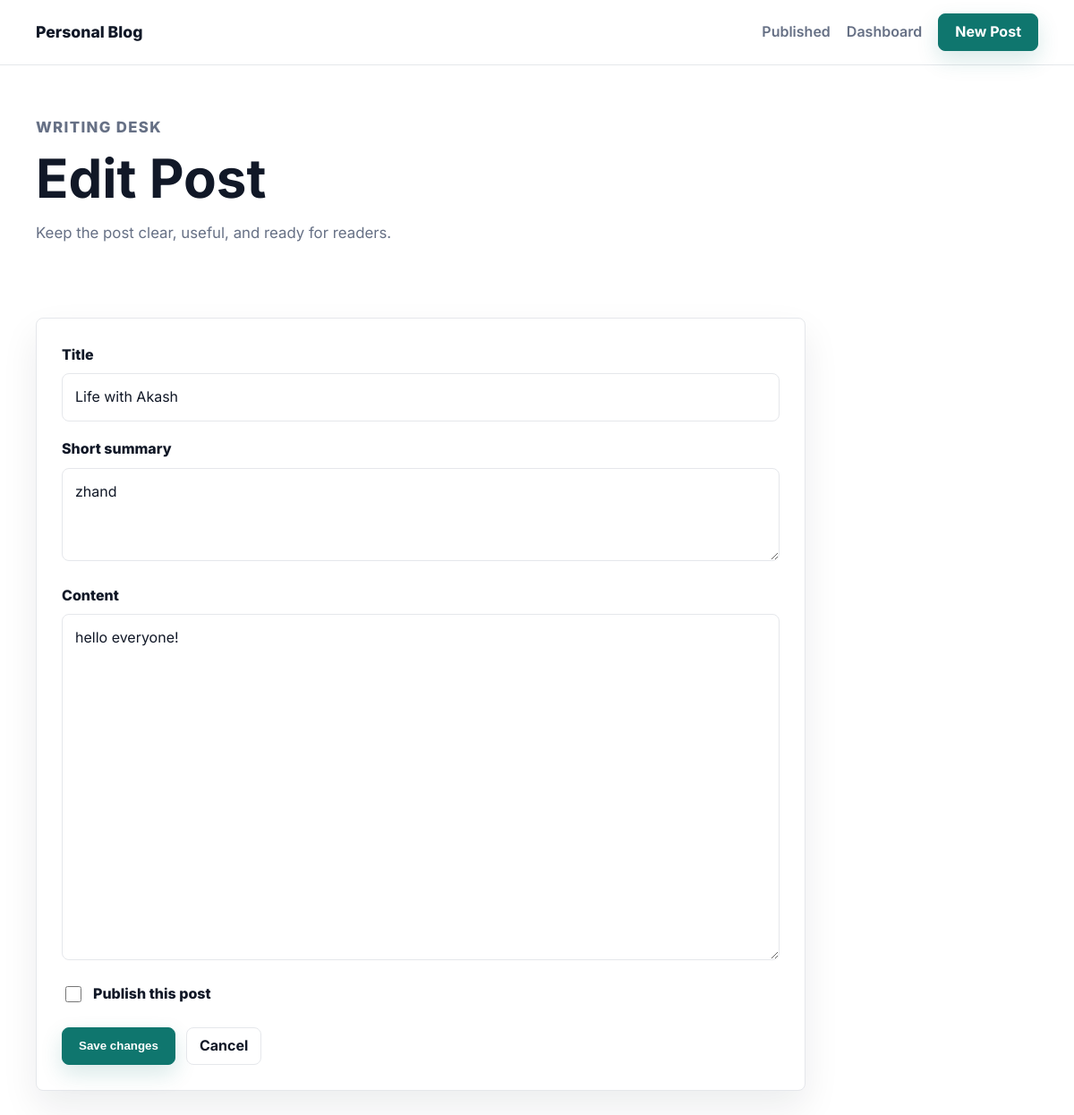
The page /posts/1/edit on the database its author committed.
### tables this page shows
CREATE TABLE posts (
                id INTEGER PRIMARY KEY AUTOINCREMENT,
                title TEXT NOT NULL,
                summary TEXT NOT NULL,
                content TEXT NOT NULL,
                is_published INTEGER NOT NULL DEFAULT 0,
                created_at TEXT NOT NULL,
                updated_at TEXT NOT NULL,
                published_at TEXT
            );

### Blog Site/app.py (the view, shortened to what this page needs)
@app.route("/posts/<int:post_id>/edit", methods=("GET", "POST"))
def edit_post(post_id):
    post = get_post(post_id)
    return render_template(
        "post_form.html",
        post=post,
        page_title="Edit Post",
        button_label="Save changes",
    )

### Blog Site/app.py (called while the page is built)
def get_db_connection():
    connection = sqlite3.connect(DATABASE)
    connection.row_factory = sqlite3.Row
    return connection

def init_db():
    with get_db_connection() as connection:
        connection.execute(
            """
            CREATE TABLE IF NOT EXISTS posts (
                id INTEGER PRIMARY KEY AUTOINCREMENT,
                title TEXT NOT NULL,
                summary TEXT NOT NULL,
                content TEXT NOT NULL,
                is_published INTEGER NOT NULL DEFAULT 0,
                created_at TEXT NOT NULL,
                updated_at TEXT NOT NULL,
                published_at TEXT
            )
            """
        )

def get_post(post_id):
    with get_db_connection() as connection:
        post = connection.execute(
            "SELECT * FROM posts WHERE id = ?",
            (post_id,),
        ).fetchone()
    if post is None:
        abort(404)
    return post

@app.before_request
def prepare_database():
    init_db()

### Blog Site/templates/post_form.html (shortened to what this page needs)
{% extends "base.html" %}
{% block content %}
<section class="page-top compact">
    <div>
        <p class="eyebrow">Writing desk</p>
        <h1>{{ page_title }}</h1>
        <p>Keep the post clear, useful, and ready for readers.</p>
    </div>
</section>
<section class="content-section">
    <form class="editor-form" method="post">
        <label for="title">Title</label>
        <input id="title" name="title" type="text" value="{{ post['title'] or '' }}" placeholder="A clear headline for your post">
        <label for="summary">Short summary</label>
        <textarea id="summary" name="summary" rows="3" placeholder="A quick preview for readers">{{ post['summary'] or '' }}</textarea>
        <label for="content">Content</label>
        <textarea id="content" name="content" rows="14" placeholder="Write your full blog post here">{{ post['content'] or '' }}</textarea>
        <label class="checkbox-row" for="is_published">
            <input id="is_published" name="is_published" type="checkbox" {% if post['is_published'] %}checked{% endif %}>
            Publish this post
        </label>
        <div class="form-actions">
            <button class="primary-action" type="submit">{{ button_label }}</button>
            <a class="secondary-action" href="{{ url_for('dashboard') }}">Cancel</a>
        </div>
    </form>
</section>
{% endblock %}

### Blog Site/static/css/styles.css (style rules this page uses)
:root { --bg: #ffffff; --ink: #111827; --muted: #667085; --line: #e5e7eb; --soft: #f8fafc; --accent: #0f766e; --accent-dark: #0b5f59; --warning: #b45309; --success-bg: #ecfdf5; --success-text: #047857; --draft-bg: #fff7ed; --draft-text: #c2410c; --shadow: 0 18px 40px rgba(15, 23, 42, 0.08); }
* { box-sizing: border-box; }
body { margin: 0; background: var(--bg); color: var(--ink); font-family: "Inter", Arial, sans-serif; line-height: 1.6; }
a { color: inherit; text-decoration: none; }
.nav-button, .primary-action, .secondary-action, .plain-action { display: inline-flex; align-items: center; justify-content: center; min-height: 42px; border-radius: 8px; font-weight: 700; transition: 0.2s ease; }
.nav-button, .primary-action { border: 1px solid var(--accent); background: var(--accent); color: #ffffff; padding: 0 18px; box-shadow: 0 10px 24px rgba(15, 118, 110, 0.16); }
.secondary-action, .plain-action { border: 1px solid var(--line); background: #ffffff; color: var(--ink); padding: 0 14px; }
.hero, .page-top, .content-section, .article-view, .flash-wrap { width: min(1120px, calc(100% - 32px)); margin: 0 auto; }
.hero h1, .page-top h1, .article-view h1 { margin: 0; max-width: 780px; font-size: clamp(2.1rem, 5vw, 4.4rem); line-height: 1.04; letter-spacing: 0; }
.hero-copy, .page-top p, .empty-state p, .article-summary { max-width: 650px; color: var(--muted); font-size: 1.05rem; }
.eyebrow { margin: 0 0 12px; color: var(--accent); font-size: 0.78rem; font-weight: 800; letter-spacing: 0.08em; text-transform: uppercase; }
.page-top { display: flex; justify-content: space-between; gap: 24px; align-items: flex-end; padding: 56px 0 28px; }
.page-top.compact { display: block; }
.content-section { padding: 36px 0 68px; }
.post-card, .empty-state, .table-shell, .editor-form { border: 1px solid var(--line); border-radius: 8px; background: #ffffff; box-shadow: var(--shadow); }
.editor-form { max-width: 860px; padding: 28px; }
.editor-form label { display: block; margin: 18px 0 8px; font-weight: 800; }
.editor-form label:first-child { margin-top: 0; }
input[type="text"], textarea { width: 100%; border: 1px solid var(--line); border-radius: 8px; padding: 13px 14px; color: var(--ink); font: inherit; outline: none; resize: vertical; }
.checkbox-row { display: flex !important; align-items: center; gap: 10px; }
.checkbox-row input { width: 18px; height: 18px; accent-color: var(--accent); }
.form-actions, .article-actions { display: flex; flex-wrap: wrap; gap: 12px; margin-top: 24px; }

### rows shown on the page
posts: title "Life with Akash", summary "zhand", content "hello everyone!"

### other values the page prints
{{ page_title }} "Edit Post"
{{ button_label }} "Save changes"
